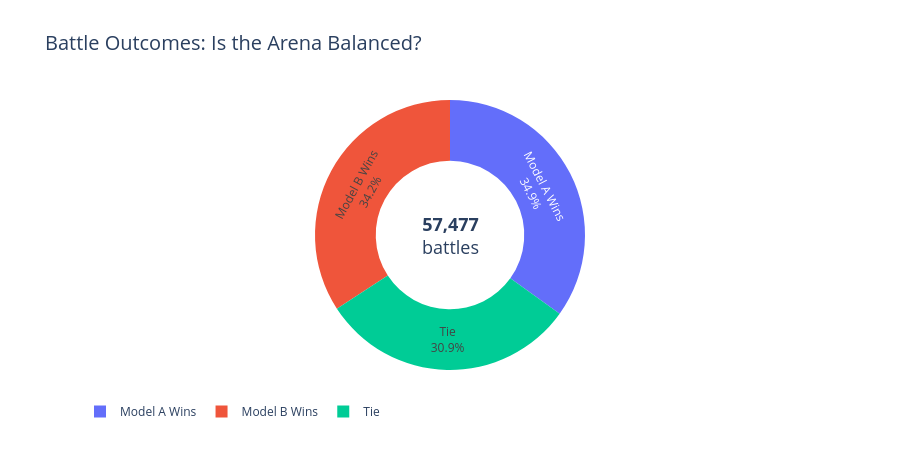

The notebook cell saved with this chart:
### Markdown cell above
## Chapter 1: The Arena
Two models enter. One wins. Sometimes, nobody does.

The very first thing to understand is the outcome distribution — is this arena fair?

### Code cell
# --- Winner Distribution Donut ---
winner_counts = {
    'Model A Wins': df['winner_model_a'].sum(),
    'Model B Wins': df['winner_model_b'].sum(),
    'Tie':          df['winner_tie'].sum()
}

fig = go.Figure(go.Pie(
    labels=list(winner_counts.keys()),
    values=list(winner_counts.values()),
    hole=0.55,
    marker_colors=[COLORS['model_a'], COLORS['model_b'], COLORS['tie']],
    textinfo='label+percent',
    hovertemplate='%{label}: %{value:,} battles<extra></extra>'
))

total = sum(winner_counts.values())
fig.add_annotation(
    text=f'<b>{total:,}</b><br>battles',
    x=0.5, y=0.5,
    font_size=18,
    showarrow=False
)

fig.update_layout(
    title=dict(text='Battle Outcomes: Is the Arena Balanced?', font_size=20),
    legend=dict(orientation='h', y=-0.1),
    height=450
)

fig.show()

print("\n💡 Insight: The arena is remarkably balanced — Model A and B win at nearly equal rates.")
print("   This rules out a systematic position bias at the aggregate level.")
print(f"   However, ties are substantial at {winner_counts['Tie']/total*100:.1f}% — worth investigating.")

### Figure 1 — Plotly figure (JSON) as saved in the notebook; plotly's stock layout.template omitted (floating-point values rounded to 4 significant figures)
{"data": [{"hole": 0.55, "hovertemplate": "%{label}: %{value:,} battles<extra></extra>", "labels": ["Model A Wins", "Model B Wins", "Tie"], "marker": {"colors": ["#636EFA", "#EF553B", "#00CC96"]}, "textinfo": "label+percent", "type": "pie", "values": [20064, 19652, 17761]}], "layout": {"annotations": [{"font": {"size": 18}, "showarrow": false, "text": "<b>57,477</b><br>battles", "x": 0.5, "y": 0.5}], "height": 450, "legend": {"orientation": "h", "y": -0.1}, "title": {"font": {"size": 20}, "text": "Battle Outcomes: Is the Arena Balanced?"}}}
